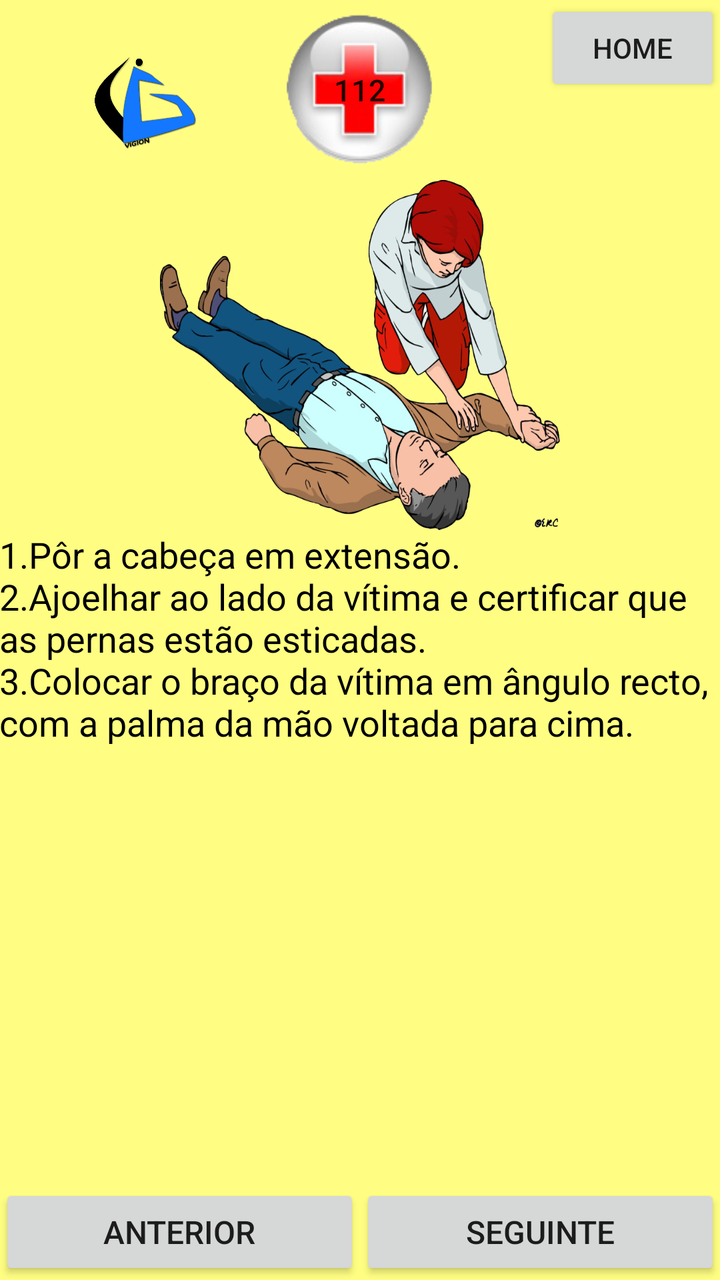
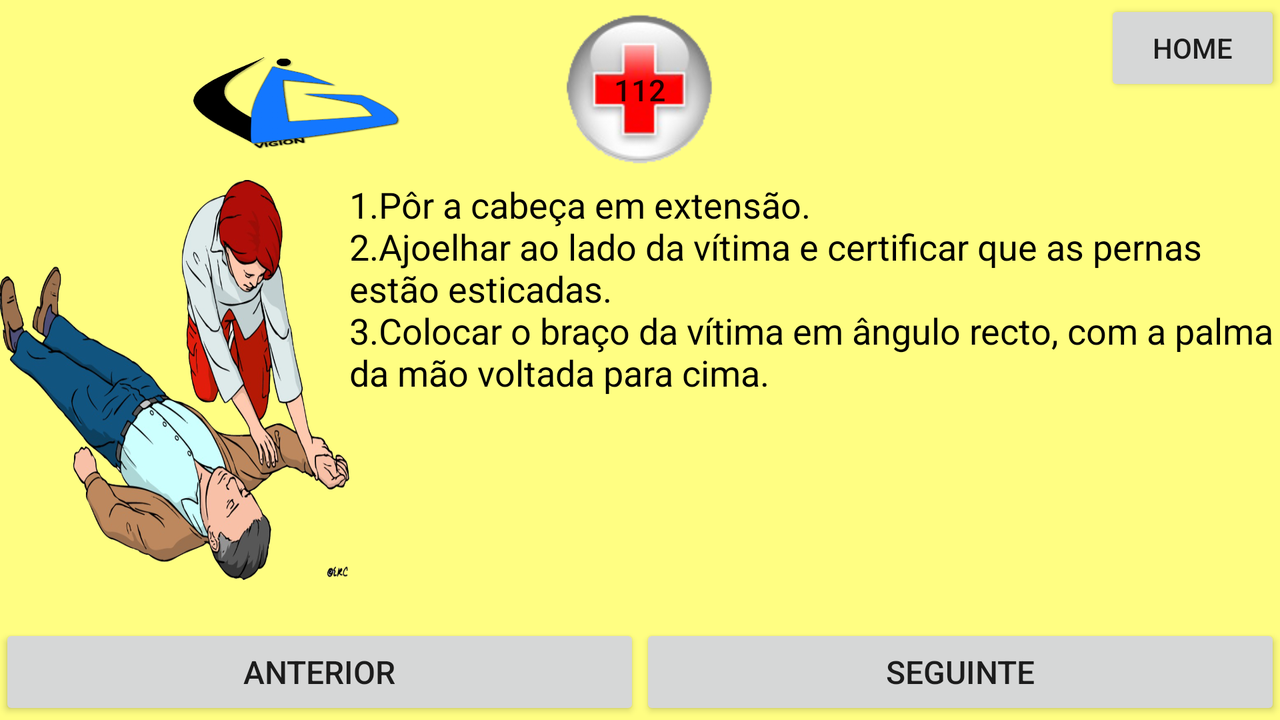

First picture: res/layout/ on a phone held upright. Second picture: the repository's own variant of that layout, on a device whose configuration matches the variant's folder. Source for both follows.
<!-- AndroidManifest.xml: application theme AppTheme -->
<!-- res/layout/activity_sbv_pls.xml -->
<RelativeLayout xmlns:android="http://schemas.android.com/apk/res/android"
    xmlns:tools="http://schemas.android.com/tools" android:layout_width="match_parent"
    android:layout_height="match_parent" android:paddingLeft="@dimen/activity_horizontal_margin"
    android:paddingRight="@dimen/activity_horizontal_margin"
    android:paddingTop="@dimen/activity_vertical_margin"
    android:paddingBottom="@dimen/activity_vertical_margin"
    tools:context="com.example.vss.suportebasicodevida5.sbv_pls"
    android:background="#fffffe82">

    <Button
        android:layout_width="90dp"
        android:layout_height="90dp"
        android:text="@string/emergencia"
        android:id="@+id/buttonEmergencia"
        android:onClick="onCLickChange2Activity"
        android:layout_alignParentTop="true"
        android:layout_centerHorizontal="true"
        android:background="@drawable/medicina_em_png_queroimagem_ceica_crispim_2_transparente"
        android:textSize="15dp" />

    <Button
        android:layout_width="wrap_content"
        android:layout_height="wrap_content"
        android:text="@string/home"
        android:id="@+id/buttonHome"
        android:onClick="onCLickChange2Activity"
        android:layout_alignParentTop="true"
        android:layout_alignParentRight="true"
        android:layout_alignParentEnd="true" />

    <ImageView
        android:layout_width="90dp"
        android:layout_height="90dp"
        android:id="@+id/imageViewVSS"
        android:layout_alignParentTop="true"
        android:layout_alignParentLeft="true"
        android:layout_alignParentStart="true"
        android:background="@drawable/vigion_logo"
        android:layout_alignBottom="@+id/buttonEmergencia"
        android:layout_toLeftOf="@+id/buttonEmergencia"
        android:layout_toStartOf="@+id/buttonEmergencia" />

    <LinearLayout
        android:orientation="horizontal"
        android:layout_width="fill_parent"
        android:layout_height="wrap_content"
        android:layout_centerHorizontal="true"

        android:layout_alignParentBottom="true"
        android:id="@+id/linearLayout">

        <Button
            android:layout_width="match_parent"
            android:layout_height="wrap_content"
            android:text="@string/anterior"
            android:id="@+id/buttonAnterior"
            android:onClick="onCLickChange2Activity"
            android:layout_alignParentBottom="true"
            android:layout_alignParentLeft="true"
            android:layout_alignParentStart="true"
            android:layout_gravity="left|bottom"
            android:layout_weight="1"
            android:textSize="16sp" />

        <Button
            android:layout_width="match_parent"
            android:layout_height="wrap_content"
            android:text="@string/seguinte"
            android:id="@+id/buttonSeguinte"
            android:onClick="onCLickChange2Activity"
            android:layout_alignParentBottom="true"
            android:layout_alignParentRight="true"
            android:layout_alignParentEnd="true"
            android:layout_gravity="right|bottom"
            android:layout_weight="1"
            android:textSize="16sp" />

    </LinearLayout>

    <RelativeLayout
        android:layout_width="fill_parent"
        android:layout_height="fill_parent"
        android:layout_below="@+id/buttonEmergencia"
        android:layout_above="@+id/linearLayout"
        android:layout_alignParentRight="true"
        android:layout_alignParentEnd="true"
        android:layout_alignParentLeft="true"
        android:layout_alignParentStart="true">

        <ImageView
            android:layout_width="200dp"
            android:layout_height="175dp"
            android:id="@+id/imageView"
            android:background="@drawable/pls_transparente"
            android:layout_alignParentTop="true"
            android:layout_centerHorizontal="true" />

        <TextView
            android:layout_width="wrap_content"
            android:layout_height="wrap_content"
            android:textAppearance="?android:attr/textAppearanceMedium"
            android:text="@string/pls1"
            android:id="@+id/textView"
            android:layout_alignParentBottom="true"
            android:textColor="#ff000000"
            android:layout_below="@+id/imageView" />


    </RelativeLayout>

</RelativeLayout>
<!-- resources referenced by this layout -->
<resources>
  <!-- drawable medicina_em_png_queroimagem_ceica_crispim_2_transparente: png bitmap (drawable-mdpi, 13470 bytes) -->
  <!-- drawable pls_transparente: png bitmap (drawable-mdpi, 395649 bytes) -->
  <!-- drawable vigion_logo: png bitmap (drawable-mdpi, 108685 bytes) -->
  <string name="anterior">Anterior</string>
  <string name="emergencia">112</string>
  <string name="home">HOME</string>
  <string name="pls1">1.Pôr a cabeça em extensão.\n2.Ajoelhar ao lado da vítima e certificar que as pernas estão esticadas.\n3.Colocar o braço da vítima em ângulo recto, com a palma da mão voltada para cima.</string>
  <string name="seguinte">Seguinte</string>
  <style name="AppTheme" parent="Theme.AppCompat.Light.NoActionBar">
          
      </style>
</resources>
<!-- res/layout-land/activity_sbv_pls.xml (the repository's variant of the layout above) -->
<!-- drawn on the phone turned sideways -->
<RelativeLayout xmlns:android="http://schemas.android.com/apk/res/android"
    xmlns:tools="http://schemas.android.com/tools" android:layout_width="match_parent"
    android:layout_height="match_parent" android:paddingLeft="@dimen/activity_horizontal_margin"
    android:paddingRight="@dimen/activity_horizontal_margin"
    android:paddingTop="@dimen/activity_vertical_margin"
    android:paddingBottom="@dimen/activity_vertical_margin"
    tools:context="com.example.vss.suportebasicodevida5.sbv_pls"
    android:background="#fffffe82">

    <Button
        android:layout_width="90dp"
        android:layout_height="90dp"
        android:text="@string/emergencia"
        android:id="@+id/buttonEmergencia"
        android:onClick="onCLickChange2Activity"
        android:layout_alignParentTop="true"
        android:layout_centerHorizontal="true"
        android:background="@drawable/medicina_em_png_queroimagem_ceica_crispim_2_transparente"
        android:textSize="15dp" />

    <Button
        android:layout_width="wrap_content"
        android:layout_height="wrap_content"
        android:text="@string/home"
        android:id="@+id/buttonHome"
        android:onClick="onCLickChange2Activity"
        android:layout_alignParentTop="true"
        android:layout_alignParentRight="true"
        android:layout_alignParentEnd="true" />

    <ImageView
        android:layout_width="90dp"
        android:layout_height="90dp"
        android:id="@+id/imageViewVSS"
        android:layout_alignParentTop="true"
        android:layout_alignParentLeft="true"
        android:layout_alignParentStart="true"
        android:background="@drawable/vigion_logo"
        android:layout_alignBottom="@+id/buttonEmergencia"
        android:layout_toLeftOf="@+id/buttonEmergencia"
        android:layout_toStartOf="@+id/buttonEmergencia" />

    <LinearLayout
        android:orientation="horizontal"
        android:layout_width="fill_parent"
        android:layout_height="wrap_content"

        android:layout_alignParentBottom="true"
        android:id="@+id/linearLayout"
        android:layout_alignParentRight="true"
        android:layout_alignParentEnd="true"
        android:layout_alignParentLeft="true"
        android:layout_alignParentStart="true">

        <Button
            android:layout_width="match_parent"
            android:layout_height="wrap_content"
            android:text="@string/anterior"
            android:id="@+id/buttonAnterior"
            android:onClick="onCLickChange2Activity"
            android:layout_alignParentBottom="true"
            android:layout_alignParentLeft="true"
            android:layout_alignParentStart="true"
            android:layout_gravity="left|bottom"
            android:layout_weight="1"
            android:textSize="16sp" />

        <Button
            android:layout_width="match_parent"
            android:layout_height="wrap_content"
            android:text="@string/seguinte"
            android:id="@+id/buttonSeguinte"
            android:onClick="onCLickChange2Activity"
            android:layout_alignParentBottom="true"
            android:layout_alignParentRight="true"
            android:layout_alignParentEnd="true"
            android:layout_gravity="right|bottom"
            android:layout_weight="1"
            android:textSize="16sp" />

    </LinearLayout>

    <RelativeLayout
        android:layout_width="fill_parent"
        android:layout_height="fill_parent"
        android:layout_below="@+id/buttonEmergencia"
        android:layout_above="@+id/linearLayout"
        android:layout_alignParentRight="true"
        android:layout_alignParentEnd="true"
        android:layout_alignParentLeft="true"
        android:layout_alignParentStart="true">

        <TextView
            android:layout_width="wrap_content"
            android:layout_height="wrap_content"
            android:textAppearance="?android:attr/textAppearanceMedium"
            android:text="@string/pls1"
            android:id="@+id/textView"
            android:layout_alignParentBottom="true"
            android:textColor="#ff000000"
            android:layout_alignParentTop="true"
            android:layout_toRightOf="@+id/imageView"
            android:layout_toEndOf="@+id/imageView" />

        <ImageView
            android:layout_width="175dp"
            android:layout_height="200dp"
            android:id="@+id/imageView"
            android:background="@drawable/pls_transparente"
            android:layout_alignParentTop="true"
            android:layout_alignParentLeft="true"
            android:layout_alignParentStart="true" />


    </RelativeLayout>

</RelativeLayout>
